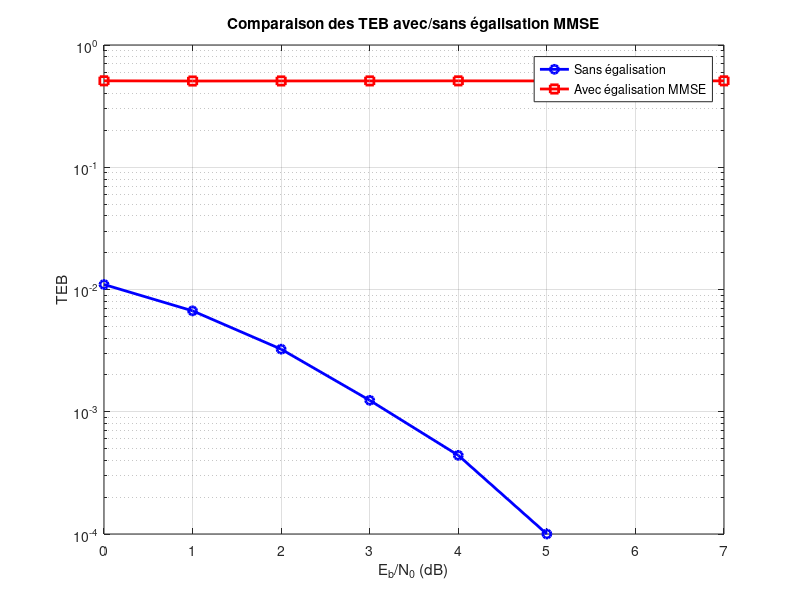

Source code (MATLAB):
%%%%%%%%%%%%%%%%%%%%%%%%%%%%%%%%%%%%%%%%%%%%%%%%%%%%%%%%%%%%%%%%%%%%%%%
% ETUDE EGALISATION MMSE AVEC BRUIT - COMPARAISON TEB
%%%%%%%%%%%%%%%%%%%%%%%%%%%%%%%%%%%%%%%%%%%%%%%%%%%%%%%%%%%%%%%%%%%%%%%

clear all
close all
clc

%% 1. Paramètres généraux
Fe = 24000;       % Fréquence d'échantillonnage (Hz)
Rb = 3000;        % Débit binaire (bits/s)
Ts = 1/Rb;        % Période symbole (s)
Te = 1/Fe;        % Période d'échantillonnage (s)
Ns = round(Ts/Te); % Facteur de suréchantillonnage

% Paramètres du canal multipath
alpha0 = 1;       % Coefficient trajet direct
alpha1 = 0.5;     % Coefficient trajet réfléchi
tau0 = 0;         % Retard trajet direct (s)
tau1 = Ts;        % Retard trajet réfléchi (s)

% Filtres d'émission et réception (rectangulaires)
h = ones(1, Ns);  
hr = ones(1, Ns);

% Réponse impulsionnelle du canal
hc = zeros(1, 2*Ns);
hc(1) = alpha0;
hc(Ns+1) = alpha1;

% Paramètres pour l'égaliseur MMSE
N = 5;            % Ordre de l'égaliseur
n0 = Ns;          % Instant d'échantillonnage
L_train = 10000;   % Longueur séquence d'apprentissage

%% 2. Calcul des coefficients MMSE avec bruit
EbN0_train = 15;  % Eb/N0 pour l'apprentissage (dB)
EbN0_train_lin = 10^(EbN0_train/10);
sigma2_train = 1/(2*EbN0_train_lin);

% Génération de la séquence d'apprentissage
symboles_app = 2*randi([0 1], 1, L_train) - 1;

% Transmission avec bruit
symboles_sur_app = kron(symboles_app, [1 zeros(1, Ns-1)]);
signal_emis_app = filter(h, 1, symboles_sur_app);
signal_canal_app = conv(signal_emis_app, hc);
bruit_app = sqrt(sigma2_train)*randn(size(signal_canal_app));
signal_recu_app = filter(hr, 1, signal_canal_app + bruit_app);

% Echantillonnage
z_app = signal_recu_app(n0:Ns:end);

% Construction des matrices pour MMSE
Z = zeros(L_train-N, N+1);
for i = 1:L_train-N
    Z(i,:) = z_app(i:i+N);
end
A = symboles_app(N+1:L_train)';

% Calcul des coefficients MMSE
Rzz = Z'*Z/(L_train-N);
Rza = Z'*A/(L_train-N);
C_MMSE = Rzz \ Rza; % Régularisation

%% 3. Simulation avec bruit pour comparaison TEB
EbN0_dB = 0:7;    % Plage de Eb/N0 (dB)
nb_bits = 10000;      % Nombre de bits par point
nb_essais = 10;       % Nombre de répétitions

TEB_sans_eq = zeros(size(EbN0_dB));
TEB_avec_eq = zeros(size(EbN0_dB));

for i = 1:length(EbN0_dB)
    EbN0_lin = 10^(EbN0_dB(i)/10);
    sigma2 = 1/(2*EbN0_lin);
    
    erreurs_sans_eq = 0;
    erreurs_avec_eq = 0;
    
    for essai = 1:nb_essais
        %% Génération des bits
        bits = randi([0 1], 1, nb_bits);
        symboles = 2*bits - 1;
        
        %% Transmission
        signal_sur = kron(symboles, [1 zeros(1, Ns-1)]);
        signal_emis = filter(h, 1, signal_sur);
        signal_canal = conv(signal_emis, hc);
        bruit = sqrt(sigma2)*randn(size(signal_canal));
        signal_recu = filter(hr, 1, signal_canal + bruit);
        
        %% Echantillonnage
        z = signal_recu(n0:Ns:end);
        
        %% Sans égalisation
        decisions_sans = sign(z(N+1:end-N-1));
        erreurs_sans_eq = erreurs_sans_eq + sum(decisions_sans ~= symboles(N+1:end-N));
        
        %% Avec égalisation MMSE
        y = filter(C_MMSE, 1, z);
        decisions_avec = sign(y(N+1:end-N-1));
        erreurs_avec_eq = erreurs_avec_eq + sum(decisions_avec ~= symboles(N+1:end-N));
    end
    
    TEB_sans_eq(i) = erreurs_sans_eq/(nb_bits*nb_essais);
    TEB_avec_eq(i) = erreurs_avec_eq/(nb_bits*nb_essais);
    
    fprintf('Eb/N0 = %d dB - TEB sans: %.2e, avec: %.2e\n', ...
            EbN0_dB(i), TEB_sans_eq(i), TEB_avec_eq(i));
end

%% 4. Tracé des résultats
figure;
semilogy(EbN0_dB, TEB_sans_eq, 'b-o', 'LineWidth', 2);
hold on;
semilogy(EbN0_dB, TEB_avec_eq, 'r-s', 'LineWidth', 2);


grid on;
xlabel('E_b/N_0 (dB)');
ylabel('TEB');
legend('Sans égalisation', 'Avec égalisation MMSE');
title('Comparaison des TEB avec/sans égalisation MMSE');

%% 5. Affichage des coefficients
disp('Coefficients de l''égaliseur MMSE:');
disp(C_MMSE');
